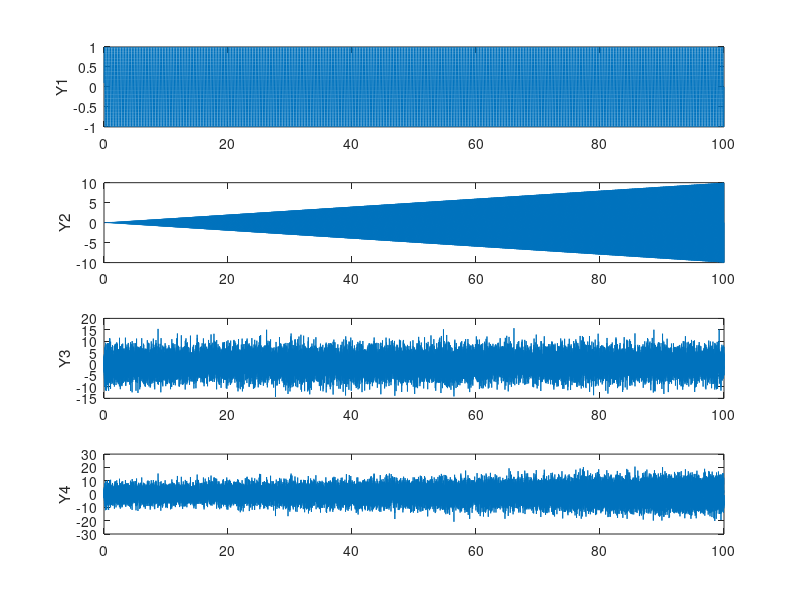

Write MATLAB code to recreate this figure. (Note: this script raises an error after producing the figure.)
%% Spectral Estimation Tutorial 2
%  Bruce J. Gluckman
%  revised 2/2016 (original 1/26/09)
%
%  It is also helpful to read the Matlab help files for:
%     fft
%
%% make some raw data
%
SPS = 256;      %data rate, samples-per-second
%
Tmax = 100;  % chose as 2^m
Time = 1/SPS:1/SPS:Tmax;
NPTS = length(Time);
F1 = 4;
F2 = 13;
twopi=2*pi;
Y= [sin(twopi*F1*Time); ...
    0.1*Time.*sin(twopi*F2*Time);...
    4*randn(size(Time))];
Y(4,:) = sum(Y(1:3,:),1);
%    sin(twopi*F1*Time)+3*sin(twopi*F2*Time)+4*randn(size(Time))];
figure;
labels1={'Y1';'Y2';'Y3';'Y4'};
for i=1:4
    subplot(4,1,i);
    plot(Time,Y(i,:));
    ylabel(labels1{i});
end;
%
%% Now compute the average spectrum for each channel
%
% use windows of width 4 seconds
% overlapped by half
window=SPS*4;
pwY = zeros(4,window/2+1);
for i=1:4
    [pwY(i,:), w]  = pwelch(Y(i,:),window,window/2,window,SPS);
end
figure;
labels2={'PSD(Y1)';'PSD(Y2)';'PSD(Y3)';'PSD(Y4)'};
for i=1:4
    subplot(4,1,i);
    semilogy(w,pwY(i,:));
    ylabel(labels2{i});
end;
%% Now compute spectrograms
%
figure;
%labels3={'PSD(Y1)';'PSD(Y2)';'PSD(Y3)';'PSD(Y4)'};
for i=1:4
    subplot(4,3,3*(i-1)+1);
    plot(Time,Y(i,:));
    xlim([0 2.0]);
    ylabel(labels1{i});
    subplot(4,3,3*(i-1)+2);
    plot(Time,Y(i,:));
    xlim([90 92.0]);
    subplot(4,3,3*(i-1)+3);
    [s,f,t,p] = spectrogram(Y(i,:),window,window/4,window,SPS);
    imagesc(f,t,log10(p));
    set(gca,'YDir','normal');
    ylim([0 25]);
    xlim([0 100]);
end



